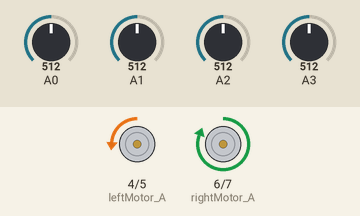
This sketch was run on a simulated Arduino Uno, built with avr-gcc and run on an emulated ATmega328P. Shown: motor-driver pin pairs drawn as motors (green arrow = first pin HIGH = forward, orange = second pin HIGH = backward, longer = more drive, scaled by the enable pin). Inputs (shaded band) come from the test bench; at power-on: A0 = 512, A3 = 512, A1 = 512, A2 = 512.

Above: at 1.2 s.
1.3 s: A0 set to 716
At 1.8 s:
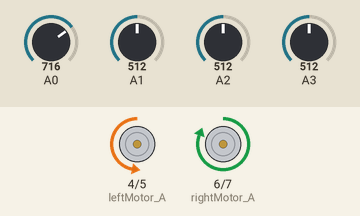
2.8 s: A3 set to 306
At 4.0 s:
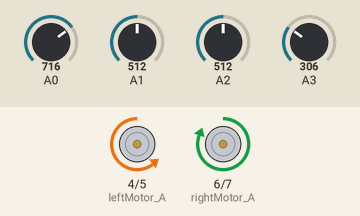
4.3 s: A0 set to 992
At 5.3 s:
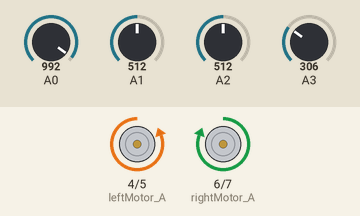
5.8 s: A0 set to 306
At 6.5 s:
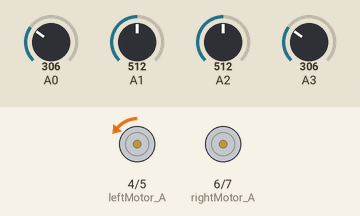
7.3 s: A3 set to 716
At 7.6 s:
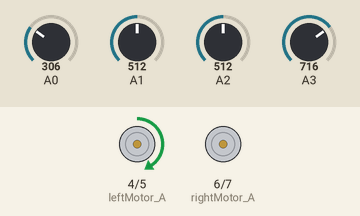
8.8 s: A3 set to 992
At 9.9 s:
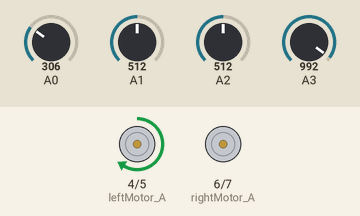
Timing chart, 0 to 11.3 s (numbered marks = the images above; inputs shaded):
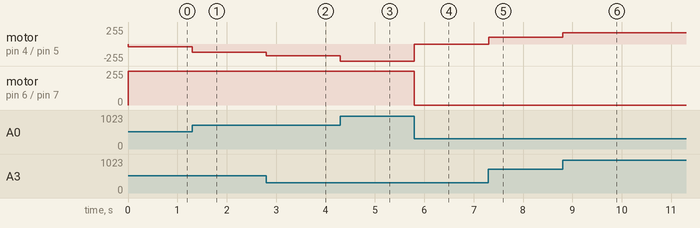

The sketch:

Prog1.ino
```cpp
#define black 400
#define rightMotor_A 6
#define rightMotor_B 7
#define rightMotor_PWM 8
#define leftMotor_A 4
#define leftMotor_B 5
#define leftMotor_PWM 9

int rightSensorMid,leftSensorMid,rightSensorOut,leftSensorOut;
int rightSub,leftSub;

void stopingz(){
  motors(0,0);
}


void motors(int left, int right){
  if (left > 0)
  {
      digitalWrite(leftMotor_A,1);
      digitalWrite(leftMotor_B,0);
      analogWrite(leftMotor_PWM, left);
  }
  else
   {
       digitalWrite(leftMotor_A,0);
      digitalWrite(leftMotor_B,1);
      analogWrite(leftMotor_PWM, -left);
   }

    if (right > 0)
  {
      digitalWrite(rightMotor_A,1);
      digitalWrite(rightMotor_B,0);
      analogWrite(rightMotor_PWM, right);
  }
  else
   {
       digitalWrite(rightMotor_A,0);
      digitalWrite(rightMotor_B,1);
      analogWrite(rightMotor_PWM, -right);
   }
}


void setup(){
   Serial.begin(9600);
   for(int i = 4; i < 8; i ++)
      pinMode(i,OUTPUT);

}

void loop(){
  rightSensorMid = analogRead(A0);
  leftSensorMid = analogRead(A3);
  rightSensorOut = analogRead(A2);
  leftSensorOut=analogRead(A1);

rightSensorMid = map(rightSensorMid,520 , 70, 1000, 0);
 leftSensorMid = map(leftSensorMid, 880, 100,  1000, 0);
  rightSensorOut = map(rightSensorOut, 570, 60, 1000, 0);
  leftSensorOut = map(leftSensorOut, 465, 65,1000, 0);

  rightSensorMid = map(rightSensorMid, 0, 1023, -100, 100);
  leftSensorMid = map(leftSensorMid, 0, 1023, -100, 100);
  rightSensorOut = map(rightSensorOut, 0, 1023, -100, 100);
  leftSensorOut = map(leftSensorOut, 0, 1023, -100, 100);

  rightSub = rightSensorMid - leftSensorMid;
  leftSub = leftSensorMid - rightSensorMid;

  motors(50+leftSub, 50+rightSub);

}
```

Measured:
- after the input at 1.3 s, motor on pin 4 (leftMotor_A) / pin 5 (leftMotor_B): backward 39/255 → backward 127/255 at once
- after the input at 2.8 s, motor on pin 4 (leftMotor_A) / pin 5 (leftMotor_B): backward 127/255 → backward 179/255 at once
- after the input at 4.3 s, motor on pin 4 (leftMotor_A) / pin 5 (leftMotor_B): backward 179/255 → backward 255/255 at once
- after the input at 5.8 s, motor on pin 4 (leftMotor_A) / pin 5 (leftMotor_B): backward 255/255 → backward 1/255 at once; motor on pin 6 (rightMotor_A) / pin 7 (rightMotor_B): forward 255/255 → stopped at once
- after the input at 7.3 s, motor on pin 4 (leftMotor_A) / pin 5 (leftMotor_B): backward 1/255 → forward 102/255 at once
- after the input at 8.8 s, motor on pin 4 (leftMotor_A) / pin 5 (leftMotor_B): forward 102/255 → forward 171/255 at once
